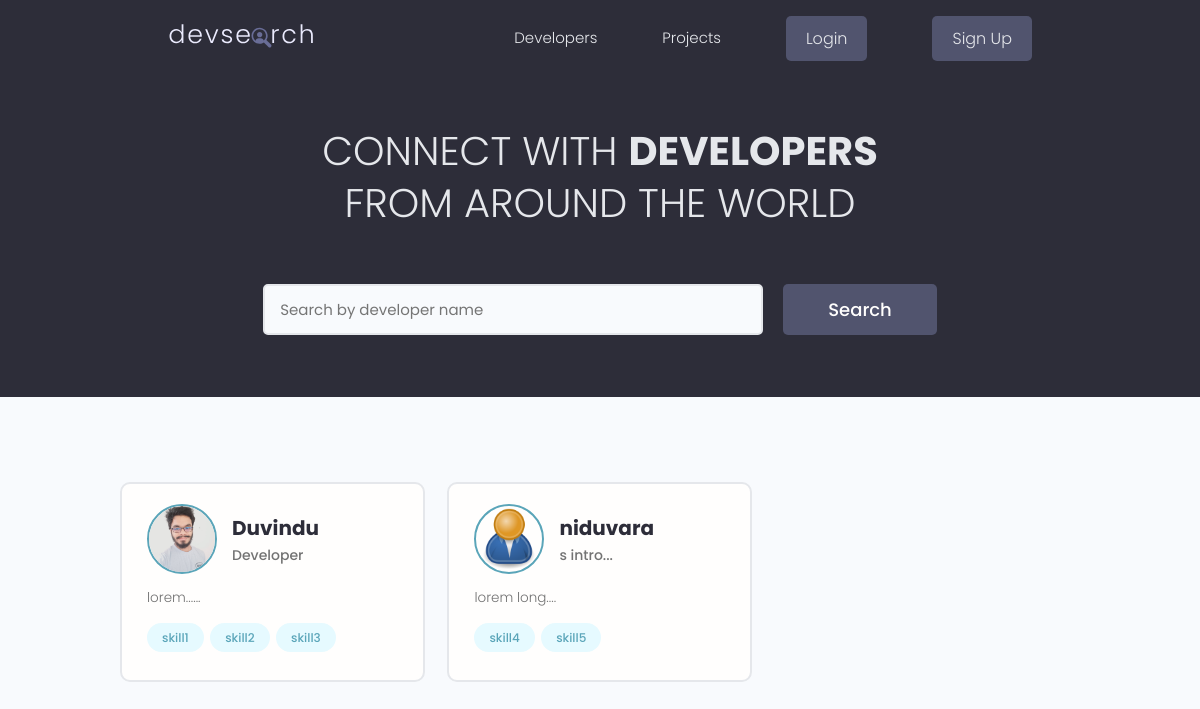
The app's page /, older data.
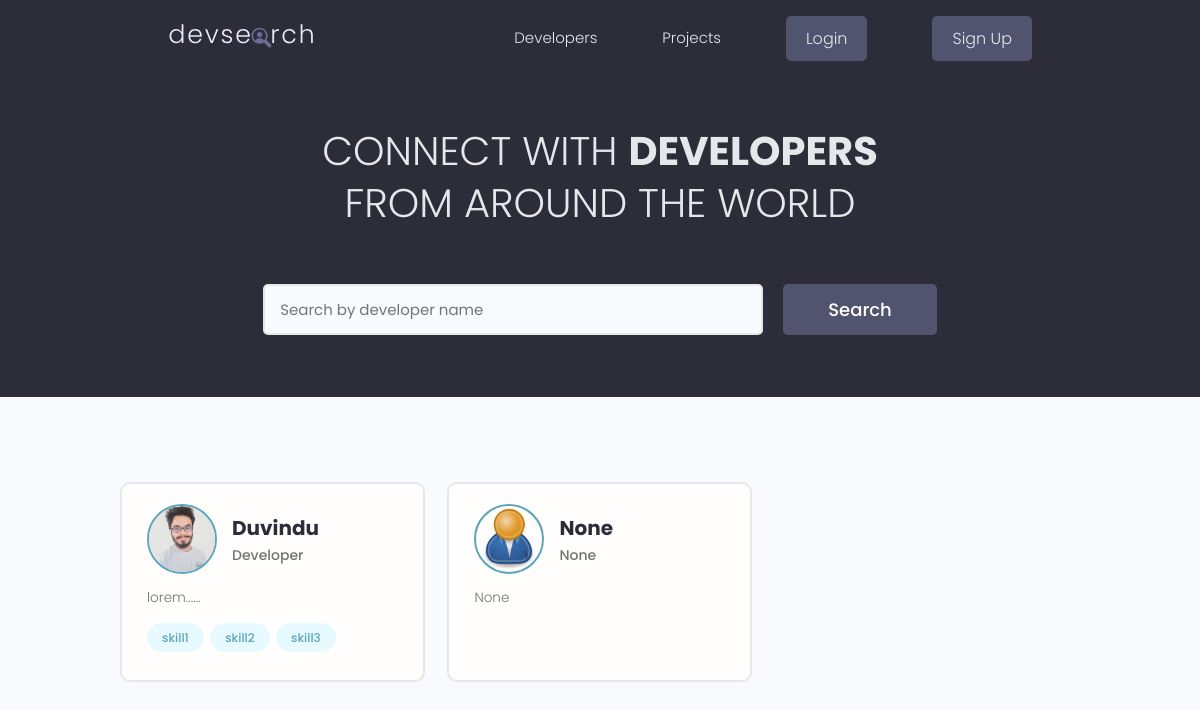
The same page, newer data.
### home/models.py (models this page shows, shortened)
class Profile(models.Model):
    user = models.OneToOneField(User,on_delete=models.CASCADE)
    name = models.CharField(max_length=200, blank=True, null=True)
    short_intro = models.CharField(max_length=200, blank=True, null=True)
    long_intro = models.TextField(blank=True, null=True)
    image = models.ImageField(upload_to='media_profile_model/', blank=True, null=True)
    social_github = models.CharField(max_length=200, blank=True, null=True)
    social_linkedin = models.CharField(max_length=200, blank=True, null=True)
    social_website = models.CharField(max_length=200, blank=True, null=True)
    location = models.CharField(max_length=200, blank=True, null=True)
    created = models.DateTimeField(auto_now_add=True)
    @property
    def imgUrl(self):
        try:
            return f"{self.image.url}"
        except Exception as ex:
            return '/static/images/static_profile_model/default.png'

class Skill(models.Model):
    owner = models.ForeignKey(User, on_delete=models.CASCADE)
    name = models.CharField(max_length=200)
    description = models.TextField(blank=True, null=True)
    created = models.DateTimeField(auto_now_add=True)

### home/views.py (the view)
# urls.py: path('', home, name = 'home'),
def home(request): #render our profiles
    profiles = Profile.objects.all()
    context = {'profiles': profiles}
    return render(request, 'home/index.html', context)

### home/templates/home/index.html (shortened to what this page needs)
{% extends 'base.html' %}
{% block content %}
<main class="home">
    <section class="hero-section text-center">
      <div class="container container--narrow">
        <div class="hero-section__box">
          <h2>CONNECT WITH <span>DEVELOPERS</span></h2>
          <h2>FROM AROUND THE WORLD</h2>
        </div>
        <div class="hero-section__search">
          <form class="form" action="#" method="get">
            <div class="form__field">
              <input class="input input--text" id="formInput#search" type="text" name="text"
                placeholder="Search by developer name" />
            </div>
            <input class="btn btn--sub btn--lg" type="submit" value="Search" />
          </form>
        </div>
      </div>
    </section>
    <section class="devlist">
      <div class="container">
        <div class="grid grid--three">
        {% for profile in profiles %}
          <div class="column card">
            <div class="dev">
              <a href="{% url 'single-profile' profile.user.username %}" class="card__body">
                <div class="dev__profile">
                  <img class="avatar avatar--md" src="{{profile.imgUrl}}" alt="image" />
                  <div class="dev__meta">
                    <h3>{{profile.name}}</h3>
                    <h5>{{profile.short_intro}}</h5>
                  </div>
                </div>
                <p class="dev__info">
                 {{profile.long_intro|slice:'150'}}
                </p>
                <div class="dev__skills">
                {% for skill in profile.user.skill_set.all|slice:'5' %}
                  <span class="tag tag--pill tag--main">
                    <small>{{skill.name}}</small>
                  </span>
                {% endfor %}
                </div>
              </a>
            </div>
          </div>
        {% endfor %}
        </div>
      </div>
    </section>
  </main>
{% endblock content %}

Row changes from the older to the newer data that the page shows:
removed Profile: name "niduvara", short_intro "s intro...", long_intro "lorem long...."
removed Skill: name "skill4", shown under "niduvara"
removed Skill: name "skill5", shown under "niduvara"
added Profile: name "None", short_intro "None", long_intro "None"
